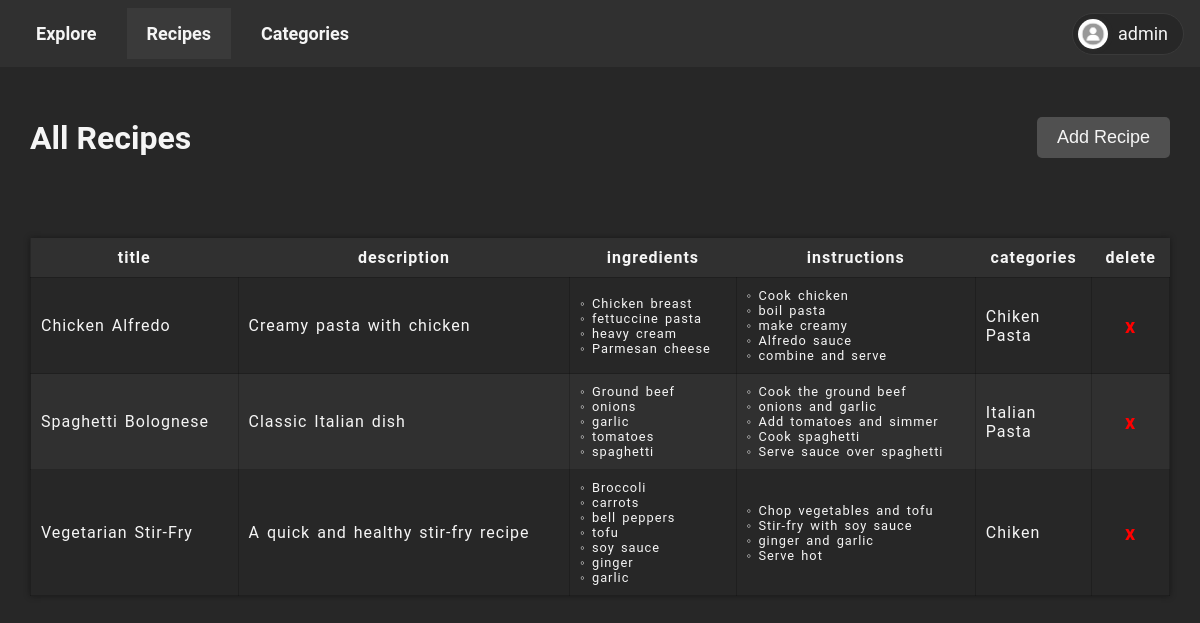
/admin/recipes (signed in), run on the app's committed database.
### tables this page shows
CREATE TABLE `recipes` (
  `recipeID` int(255) NOT NULL,
  `userID` int(255) NOT NULL,
  `title` varchar(255) NOT NULL,
  `description` text NOT NULL,
  `ingredients` text NOT NULL,
  `instructions` text NOT NULL,
  `imgData` longblob NOT NULL,
  `creationDate` timestamp NOT NULL DEFAULT current_timestamp(),
  `modificationDate` timestamp NOT NULL DEFAULT current_timestamp() ON UPDATE current_timestamp()
);

CREATE TABLE `recipecategory` (
  `recipeID` int(255) NOT NULL,
  `categoryID` int(255) NOT NULL,
  `categoryName` varchar(255) NOT NULL
);

### admin/recipes/index.php (the view, shortened to what this page needs)
<!DOCTYPE html>
<html lang="en">
<head>
    <link rel="stylesheet" href="../../_public/style.css">
</head>
<body>
    <?php
    require "../../_public/nav.php";
    require "../../_auth/check_admin.php";
    ?>
    <div class="container">
        <div class="first">
            <h1>All Recipes</h1>
            <button class="add"> Add Recipe </button>
        </div>
        <?php
        $sql = "SELECT * FROM recipes ORDER BY title ASC";
        $result = mysqli_query($con, $sql);
        $rows = mysqli_num_rows($result);
        if ($rows > 0) {
            echo '<div class="table_container">
                        <table>
                        <thead>
                            <tr>
                                <th>title</th>
                                <th>description</th>
                                <th>ingredients</th>
                                <th>instructions</th>
                                <th>categories</th>
                                <th>delete</th>
                            </tr>
                        </thead>
                        <tbody>';
            while ($row = mysqli_fetch_array($result)) {
                $sql = "SELECT * FROM recipecategory WHERE recipeID = " . $row["recipeID"] . " ORDER BY categoryName ASC";
                $result2 = mysqli_query($con, $sql);
                $categories = "";
                while ($row2 = mysqli_fetch_array($result2)) {
                    $categories .= $row2["categoryName"] . "<br>";
                }
                $ingArr = array_filter(explode("\r\n", $row["ingredients"]), 'strlen');
                $insArr = array_filter(explode("\r\n", $row["instructions"]), 'strlen');
                $ingredients = array_map(function ($item) {
                    return "◦ " . $item;
                }, $ingArr);
                $instructions = array_map(function ($item) {
                    return "◦ " . $item;
                }, $insArr);
                $ingredients = implode("<br>", $ingredients);
                $instructions = implode("<br>", $instructions);
                echo '<tr id=' . $row["recipeID"] . '>
                            <td>' . $row["title"] . '</td>
                            <td>' . $row["description"] . '</td>
                            <td class="small">' . $ingredients . '</td>
                            <td class="small">' . $instructions . '</td>
                            <td>' . $categories . '</td>
                            <td><a href="/project/admin/recipes/delete.php?delete=' . $row["recipeID"] . '"> x </a></td>
                        </tr>';
            }
            echo '</tbody>
            </table>
            </div>';
        } else {
            echo "No Recipes Found";
        }
        ?>
    </div>
</body>
</html>

### _public/nav.php (shortened to what this page needs)
<nav>
    <ul>
        <li>
            <a href="/project/regular">Explore</a>
        </li>
        <?php
        $currentFolder = dirname($_SERVER['PHP_SELF']);
        $folderName = basename($currentFolder);
        if (!!isset($_SESSION['admin'])) {
            $navLinks = array(
                "recipes" => "index.php",
                "categories" => "index.php",
            );
            if (basename(dirname($currentFolder)) == "admin") {
                foreach ($navLinks as $key => $value) {
                    echo "<li class=" . ($folderName == $key ? 'active' : '') . "><a href=\"/project/admin/$key/$value\">$key</a></li>";
                }
            }
        }
        echo "</ul>";
        if (!!isset($_SESSION['username'])) {
            echo
                "<div class='user'>
          <div class='content'>
        <img src='/project/_assets/photo.jpg' alt='Guest'>
        <span>" . $_SESSION['username'] . "</span>
         </div>
        <div class='user_menu'>
         <span><a href='/project/regular/profile.php'>Profile</a></span>" .
                (!!isset($_SESSION['admin']) ? "<span><a href='/project/admin'>Admin</a></span>" : '')
                .
                "
                <span><input type='checkbox' class='toggleInput theme'/></span>
                <span class='logout'><a href='/project/credentials/logout.php'>Logout</a></span>
                </div>
                </div>";
        }
        ?>
</nav>

### _public/style.css (style rules this page uses)
:root { --dark-primary: #272727; --dark-secondary: #303030; --grey-primary: #3A3A3A; --grey-secondary: #505050; --lighted-primary: #7b7b7b; --dark-disabled: #2A2A2A; --color: whitesmoke; --red-primary: #FF6E6E; --red-secondary: #ff6e6e11; }
* { padding: 0; margin: 0; box-sizing: border-box; }
body { color: var(--color) !important; background: var(--dark-primary); font-family: 'Roboto', sans-serif; transition: 0.4s; }
a { text-decoration: none; color: var(--color); }
.small { font-size: 0.8rem; }
table { border-collapse: collapse; }
th, td { padding: 5px 20px; }
div.first { display: flex; align-items: center; justify-content: space-between; width: 100%; padding: 10px; gap: 20px; }
div.table_container { width: 100%; padding: 10px; max-height: 600px; overflow-y: auto; overflow-x: auto; animation: .1s ease-in-out scaleIn; }

### data on the page
recipes: title "Chicken Alfredo", description "Creamy pasta with chicken", ingredients "◦ Chicken breast ◦ fettuccine pasta ◦ heavy cream ◦ Parmesan cheese", instructions "◦ Cook chicken ◦ boil pasta ◦ make creamy ◦ Alfredo sauce ◦ combine and serve"
recipecategory: categoryName "Chiken"
recipecategory: categoryName "Pasta"
recipes: title "Spaghetti Bolognese", description "Classic Italian dish", ingredients "◦ Ground beef ◦ onions ◦ garlic ◦ tomatoes ◦ spaghetti", instructions "◦ Cook the ground beef ◦ onions and garlic ◦ Add tomatoes and simmer ◦ Cook spaghetti ◦ Serve sauce over spaghetti"
recipecategory: categoryName "Italian"
recipecategory: categoryName "Pasta"
recipes: title "Vegetarian Stir-Fry", description "A quick and healthy stir-fry recipe", ingredients "◦ Broccoli ◦ carrots ◦ bell peppers ◦ tofu ◦ soy sauce ◦ ginger ◦ garlic", instructions "◦ Chop vegetables and tofu ◦ Stir-fry with soy sauce ◦ ginger and garlic ◦ Serve hot"
recipecategory: categoryName "Chiken"

### other printed values
$key "Recipes"
$key "Categories"
$_SESSION['username'] "admin"
